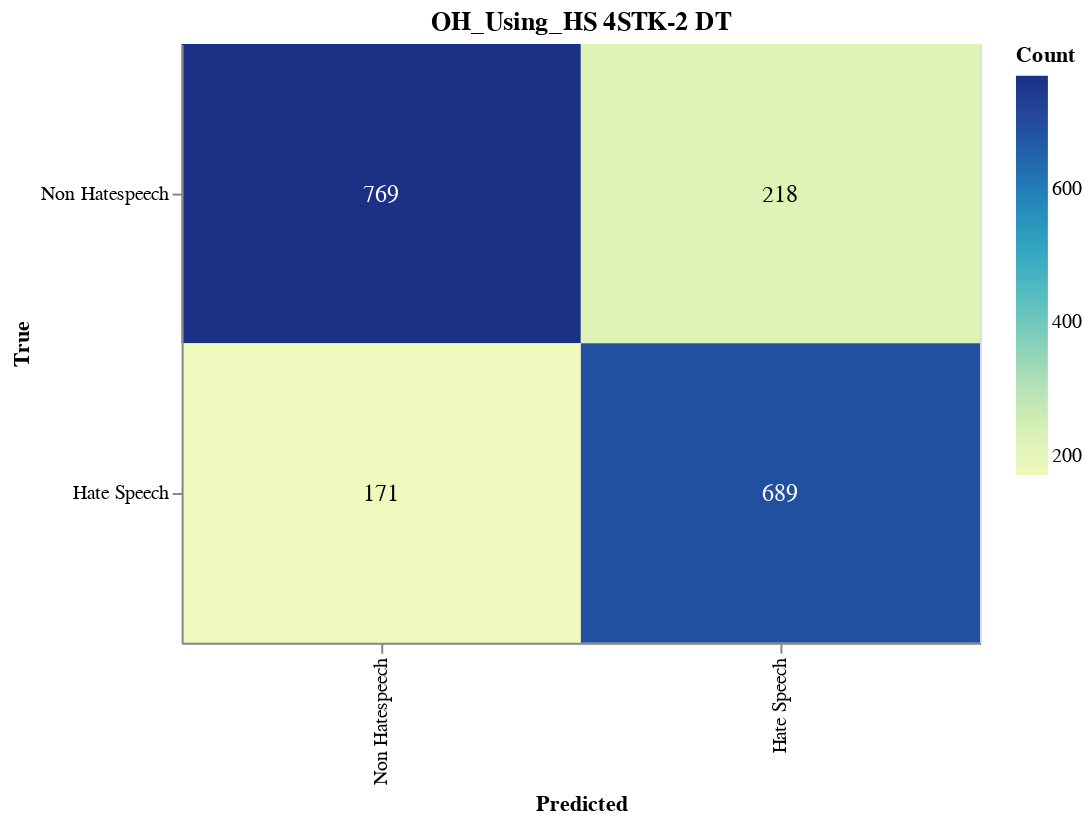

Here is the notebook cell this chart was saved with:
### Markdown cell above
#### Save CM

### Code cell
import altair as alt
import altair_saver
import pandas as pd
from sklearn.metrics import confusion_matrix

# Calculate the confusion matrix
cm = confusion_matrix(y_val, adjusted_predictions)

# Define class names
class_names = ['Non Hatespeech', 'Hate Speech']

# Convert confusion matrix to DataFrame
cm_df = pd.DataFrame(cm, index=class_names, columns=class_names).reset_index().melt(id_vars='index')
cm_df.columns = ['True', 'Predicted', 'Count']

# Ensure the order of categories
cm_df['True'] = pd.Categorical(cm_df['True'], categories=class_names, ordered=True)
cm_df['Predicted'] = pd.Categorical(cm_df['Predicted'], categories=class_names, ordered=True)

# Create the Altair plot
heatmap = alt.Chart(cm_df).mark_rect().encode(
    x=alt.X('Predicted:O', sort=class_names),
    y=alt.Y('True:O', sort=class_names),
    color='Count:Q',
    tooltip=['True', 'Predicted', 'Count']
).properties(
    width=400,
    height=300,
    title='OH_Using_HS 4STK-2 DT'
)

# Add text labels
text = heatmap.mark_text(
    align='center',
    baseline='middle',
    fontSize=12
).encode(
    text='Count:Q',
    color=alt.condition(
        alt.datum.Count > cm.max() / 2,
        alt.value('white'),
        alt.value('black')
    )
)

# Combine heatmap and text
final_chart = heatmap + text

# Display the plot
final_chart.show()

### Figure 1 — Vega-Lite specification as saved in the notebook (floating-point values rounded to 4 significant figures)
{"config": {"view": {"continuousWidth": 300, "continuousHeight": 300}}, "layer": [{"mark": {"type": "rect"}, "encoding": {"color": {"field": "Count", "type": "quantitative"}, "tooltip": [{"field": "True", "type": "ordinal"}, {"field": "Predicted", "type": "ordinal"}, {"field": "Count", "type": "quantitative"}], "x": {"field": "Predicted", "sort": ["Non Hatespeech", "Hate Speech"], "type": "ordinal"}, "y": {"field": "True", "sort": ["Non Hatespeech", "Hate Speech"], "type": "ordinal"}}, "title": "OH_Using_HS 4STK-2 DT"}, {"mark": {"type": "text", "align": "center", "baseline": "middle", "fontSize": 12}, "encoding": {"color": {"condition": {"test": "(datum.Count > 384.5)", "value": "white"}, "value": "black"}, "text": {"field": "Count", "type": "quantitative"}, "tooltip": [{"field": "True", "type": "ordinal"}, {"field": "Predicted", "type": "ordinal"}, {"field": "Count", "type": "quantitative"}], "x": {"field": "Predicted", "sort": ["Non Hatespeech", "Hate Speech"], "type": "ordinal"}, "y": {"field": "True", "sort": ["Non Hatespeech", "Hate Speech"], "type": "ordinal"}}, "title": "OH_Using_HS 4STK-2 DT"}], "data": {"name": "data-a3667cafeeda4bf22e85c78a2e117cbc"}, "height": 300, "width": 400, "$schema": "https://vega.github.io/schema/vega-lite/v5.17.0.json", "datasets": {"data-a3667cafeeda4bf22e85c78a2e117cbc": [{"True": "Non Hatespeech", "Predicted": "Non Hatespeech", "Count": 769}, {"True": "Hate Speech", "Predicted": "Non Hatespeech", "Count": 171}, {"True": "Non Hatespeech", "Predicted": "Hate Speech", "Count": 218}, {"True": "Hate Speech", "Predicted": "Hate Speech", "Count": 689}]}}
